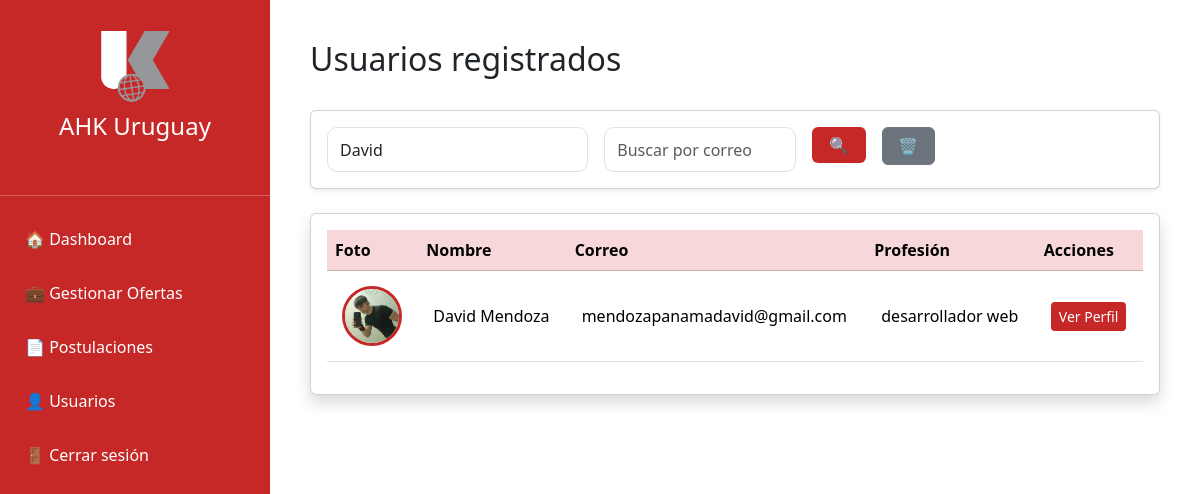
/admin/usuarios/listar_usuarios.php?nombre=David (signed in), run on the app's committed database.
### tables this page shows
CREATE TABLE `perfil_usuario` (
  `id` int(11) NOT NULL,
  `id_usuario` int(11) NOT NULL,
  `foto` varchar(255) DEFAULT NULL,
  `nombre_completo` varchar(150) DEFAULT NULL,
  `profesion` varchar(100) DEFAULT NULL,
  `presentacion` text DEFAULT NULL,
  `experiencia` text DEFAULT NULL,
  `estudios` text DEFAULT NULL,
  `habilidades` text DEFAULT NULL,
  `ubicacion` text DEFAULT NULL,
  `idiomas` text DEFAULT NULL,
  `contacto` text DEFAULT NULL,
  `curriculum` varchar(255) DEFAULT NULL
);

CREATE TABLE `usuarios` (
  `id` int(100) NOT NULL,
  `nombre` varchar(100) NOT NULL,
  `apellido` varchar(100) NOT NULL,
  `telefono` varchar(20) NOT NULL,
  `correo` varchar(150) NOT NULL,
  `contrasena` varchar(255) NOT NULL
);

### admin/usuarios/listar_usuarios.php (the view, shortened to what this page needs)
<?php
$conn = conectar();
$sql = "
SELECT
usuarios.id,
usuarios.nombre,
usuarios.correo,
perfil_usuario.nombre_completo,
perfil_usuario.profesion,
perfil_usuario.foto
FROM usuarios
LEFT JOIN perfil_usuario
ON usuarios.id = perfil_usuario.id_usuario
WHERE 1=1
";
$tipos = "";
$params = [];
if (!empty($_GET['nombre'])) {
    $sql .= " AND (usuarios.nombre LIKE ? OR perfil_usuario.nombre_completo LIKE ?)";
    $tipos .= "ss";
    $params[] = '%' . $_GET['nombre'] . '%';
    $params[] = '%' . $_GET['nombre'] . '%';
}
$sql .= " ORDER BY usuarios.id DESC";
$stmt = $conn->prepare($sql);
if (!empty($tipos)) {
    $stmt->bind_param($tipos, ...$params);
}
$stmt->execute();
$resultado = $stmt->get_result();
?>
<!DOCTYPE html>
<html lang="es">
<head>
<link href="https://cdn.jsdelivr.net/npm/bootstrap@5.3.8/dist/css/bootstrap.min.css"
rel="stylesheet">
<link rel="stylesheet"
href="../css/admin.css">
</head>
<body>
<div class="d-flex">
<div class="sidebar">
<div class="logo">
<img src="../../assets/img/logo.png"
width="80">
<h4>
AHK Uruguay
</h4>
</div>
<hr>
<a href="../dashboard.php">
🏠 Dashboard
</a>
<a href="../ofertas/listar_ofertas.php">
💼 Gestionar Ofertas
</a>
<a href="../postulaciones/listar_postulaciones.php">
📄 Postulaciones
</a>
<a href="listar_usuarios.php">
👤 Usuarios
</a>
<a href="../logout.php">
🚪 Cerrar sesión
</a>
</div>
<div class="contenido">
<div class="d-flex justify-content-between mb-4">
<h2>
Usuarios registrados
</h2>
</div>
<div class="card shadow-sm mb-4">
    <div class="card-body">
        <form action="listar_usuarios.php" method="GET">
            <div class="row g-3">
                <div class="col-lg-4">
                    <input
                        type="text"
                        name="nombre"
                        class="form-control"
                        placeholder="Buscar por nombre"
                        value="<?php echo htmlspecialchars($_GET['nombre'] ?? ''); ?>">
                </div>
                <div class="col-lg-3">
                    <input
                        type="text"
                        name="correo"
                        class="form-control"
                        placeholder="Buscar por correo"
                        value="<?php echo htmlspecialchars($_GET['correo'] ?? ''); ?>">
                </div>
                <div class="col-lg-1">
                    <button
                        type="submit"
                        class="btn btn-danger w-100">
                        🔍
                    </button>
                </div>
                <div class="col-lg-1">
                    <a
                        href="listar_usuarios.php"
                        class="btn btn-secondary w-100">
                        🗑
                    </a>
            </div>
        </div>
        </form>
    </div>
</div>
<div class="card shadow">
<div class="card-body">
<div class="table-responsive">
<table class="table table-hover align-middle">
<thead class="table-danger">
<tr>
<th>
Foto
</th>
<th>
Nombre
</th>
<th>
Correo
</th>
<th>
Profesión
</th>
<th>
Acciones
</th>
</tr>
</thead>
<tbody>
<?php
if($resultado->num_rows > 0){
while($usuario=$resultado->fetch_assoc()){
?>
<tr>
<td>
<?php
if(!empty($usuario["foto"])){
?>
<img
src="../../<?php echo $usuario["foto"]; ?>"
class="usuario-foto">
<?php
}else{
?>
<img
src="https://via.placeholder.com/60"
class="usuario-foto">
<?php
}
?>
</td>
<td>
<?php
echo $usuario["nombre_completo"]
??
$usuario["nombre"];
?>
</td>
<td>
<?php echo $usuario["correo"]; ?>
</td>
<td>
<?php
echo $usuario["profesion"]
??
"Sin especificar";
?>
</td>
<td>
<a
href="ver_perfil.php?id=<?php echo $usuario["id"]; ?>"
class="btn btn-danger btn-sm">
Ver Perfil
</a>
</td>
</tr>
<?php
}
}
?>
</tbody>
</table>
</div>
</div>
</div>
</div>
</div>
</body>
</html>

### admin/css/admin.css (style rules this page uses)
.sidebar { width:270px; min-height:100vh; background:#c62828; color:white; position:fixed; }
.logo { text-align:center; padding:30px 15px; }
.logo img { width:80px; margin-bottom:10px; }
.sidebar a { display:block; color:white; text-decoration:none; padding:15px 25px; transition:.3s; font-weight:500; }
.contenido { margin-left:270px; padding:40px; width:100%; }
.table { vertical-align:middle; }
.table thead { font-weight:600; }
.table td { padding:15px; }
.form-control, .form-select { border-radius:10px; min-height:45px; }
.usuario-foto { width:60px; height:60px; border-radius:50%; object-fit:cover; border:3px solid #c62828; }
.btn-danger { background:#c62828; border:none; transition:.3s; }

### data on the page
perfil_usuario: foto (picture), nombre_completo "David Mendoza", id_usuario.correo "mendozapanamadavid@gmail.com", profesion "desarrollador web"
